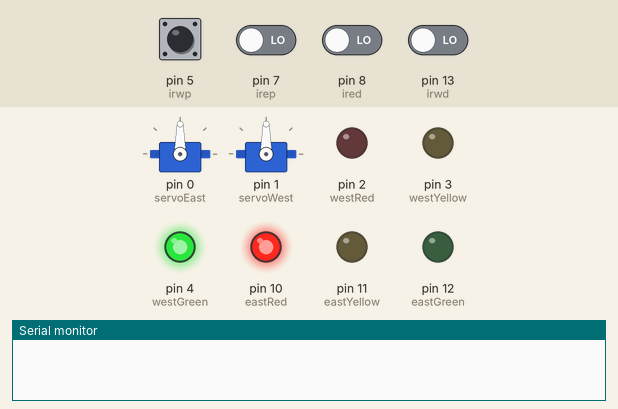
Recording of a sketch running on a simulated Arduino Uno, built with avr-gcc and run on an emulated ATmega328P. Shown: 2 × servo, output pins drawn as LEDs (lit = HIGH), the last lines printed to the serial monitor. The test bench sets the inputs (shaded band); at power-on: pin 5 (irwp), pin 7 (irep), pin 8 (ired), pin 13 (irwd) LOW.

Above: at 1.2 s.
1.3 s: pin 5 (irwp) pulsed HIGH 2 times (0.12 s each, 0.3 s apart)
At 10.7 s:
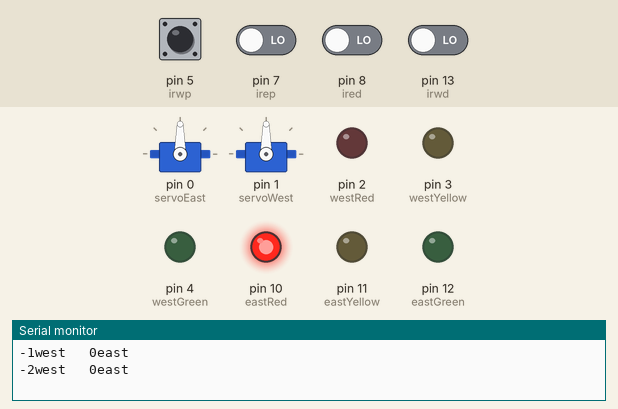
At 12.1 s:
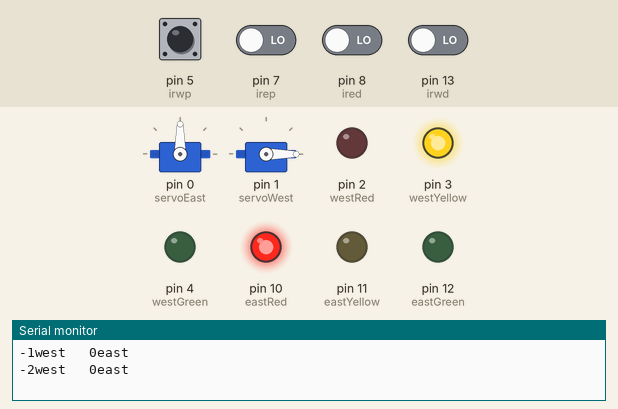
Timing chart, 0 to 12.3 s (numbered marks = the images above; inputs shaded):
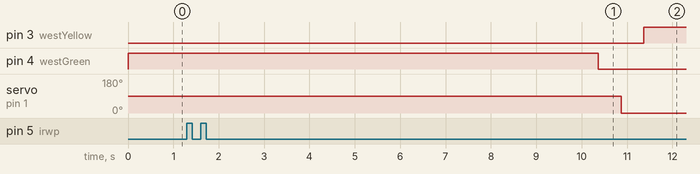

The sketch:

dhiraj.ino
```cpp
#include <Servo.h>
Servo servoEast;          // Define east servo
Servo servoWest;         // Define west servo
#define irwp 5
#define irwd 13
#define irep 7
#define ired 8
#define westRed 2
#define westYellow 3
#define westGreen 4
#define eastRed 10
#define eastYellow 11
#define eastGreen 12
#define yellowBlinkTime 500 // 0.5 seconds for yellow light blink
int trafficWest = 1; // west = true, east = false
int flowTime = 10000; // amount of time to let traffic flow
int changeDelay = 2000; // amount of time between color changes
int west=0;
int east=0;
int x=1;
int y=0;
int c1=0,c2=0,c3=0,c4=0;
void setup()
{   Serial.begin(9600);
    // setup digital I/O pins
    servoEast.attach(0);  // Set east servo to digital pin 10
    servoWest.attach(1);// Set west servo to digital pin
    pinMode(irwp, INPUT);
    pinMode(irep, INPUT);
    pinMode(irwd, INPUT);
    pinMode(ired, INPUT);
    pinMode(westRed, OUTPUT);
    pinMode(westYellow, OUTPUT);
    pinMode(westGreen, OUTPUT);
    pinMode(eastRed, OUTPUT);
    pinMode(eastYellow, OUTPUT);
    pinMode(eastGreen, OUTPUT);
    // set initial state for lights - west side is green first
    digitalWrite(westRed, LOW);
    digitalWrite(westYellow, LOW);
    digitalWrite(westGreen, HIGH);
    digitalWrite(eastRed, HIGH);
    digitalWrite(eastYellow, LOW);
    digitalWrite(eastGreen, LOW);
}

void loop()
{
  comp();
  if ( x == 1 ) // request west>east traffic flow
        {

        if ( trafficWest != 1 )
        // only continue if traffic flowing in the opposite (east) direction
        {
          trafficWest = 1; // change traffic flow flag to west>east
          digitalWrite(eastGreen, LOW); // change east-facing lights from green
          delay(500);
          servoWest.write(90);   // Turn Servo Left to 0 degrees
          delay(500);
          // to yellow to red
          digitalWrite(eastYellow, HIGH);
          moddelay(changeDelay);
          digitalWrite(eastYellow, LOW);
          digitalWrite(eastRed, HIGH);
          moddelay(changeDelay);
          for ( int a = 0; a < 3; a++ ) // blink yellow light
            {
                digitalWrite(westYellow, LOW);
                moddelay(yellowBlinkTime);
                digitalWrite(westYellow, HIGH);
                moddelay(yellowBlinkTime);
            }
          digitalWrite(westYellow, LOW);
          digitalWrite(westRed, LOW); // change west-facing lights from red to green
          digitalWrite(westGreen, HIGH);
        }

        }
        if ( y == 1) // request east>west traffic flow
        {

                if ( trafficWest == 1 )
                // only continue if traffic flow is in the opposite (west) direction
                {
                trafficWest = 0; // change traffic flow flag to east>west
                digitalWrite(westGreen, LOW);
                delay(500);
                servoWest.write(0);   // Turn Servo Left to 0 degrees
                delay(500);
                // change west lights from green to yellow to red
                digitalWrite(westYellow, HIGH);
                moddelay(changeDelay);
                digitalWrite(westYellow, LOW);
                digitalWrite(westRed, HIGH);
                moddelay(changeDelay);
                for ( int a = 0 ; a < 5 ; a++ ) // blink yellow light
                {
                      digitalWrite(eastYellow, LOW);
                      moddelay(yellowBlinkTime);
                      digitalWrite(eastYellow, HIGH);
                      moddelay(yellowBlinkTime);
                }
                digitalWrite(eastYellow, LOW);
                digitalWrite(eastRed, LOW); // change east-facing lights from red to green
                digitalWrite(eastGreen, HIGH);
                }
        }
        moddelay(flowTime);// give time for traffic to flow
}

void moddelay(int t)
{
    c1=0;
    c2=0;
    c3=0;
    c4=0;
    for(int i=1;i<=t;i++)
    {
        if(digitalRead(irwd) == HIGH )
        {
            c1=1;
        }
        if(digitalRead(irwd) == LOW && c1==1)
        {
              west++;
              disp();
              c1=0;
        }
        if(digitalRead(irwp) == HIGH )
        {
            c2=1;
        }
        if(digitalRead(irwp) == LOW && c2==1)
        {
              west--;
              disp();
              c2=0;
        }
        if(digitalRead(ired) == HIGH )
        {
            c3=1;
        }
        if(digitalRead(ired) == LOW && c3==1)
        {
              east++;
              disp();
              c3=0;
        }
        if(digitalRead(irep) == HIGH )
        {
              c4=1;
        }
        if(digitalRead(irep) == LOW && c4==1)
        {
               east--;
               disp();
               c4=0;
        }
        delay(1);
    }

}
void disp()
{
  Serial.print(west);
  Serial.print("west \t");
  Serial.print(east);
  Serial.print("east \n");
}
void comp(){
    if(west>east)
      {x=1;y=0;}
    else if(west<east)
      {y=1;x=0;}
}
```

Measured:
- after the input at 1.3 s, pin 3 (westYellow): LOW → HIGH after 10.1 s; pin 4 (westGreen): HIGH → LOW after 9.1 s; servo on pin 1 (servoWest): 90° → 0° after 9.6 s
